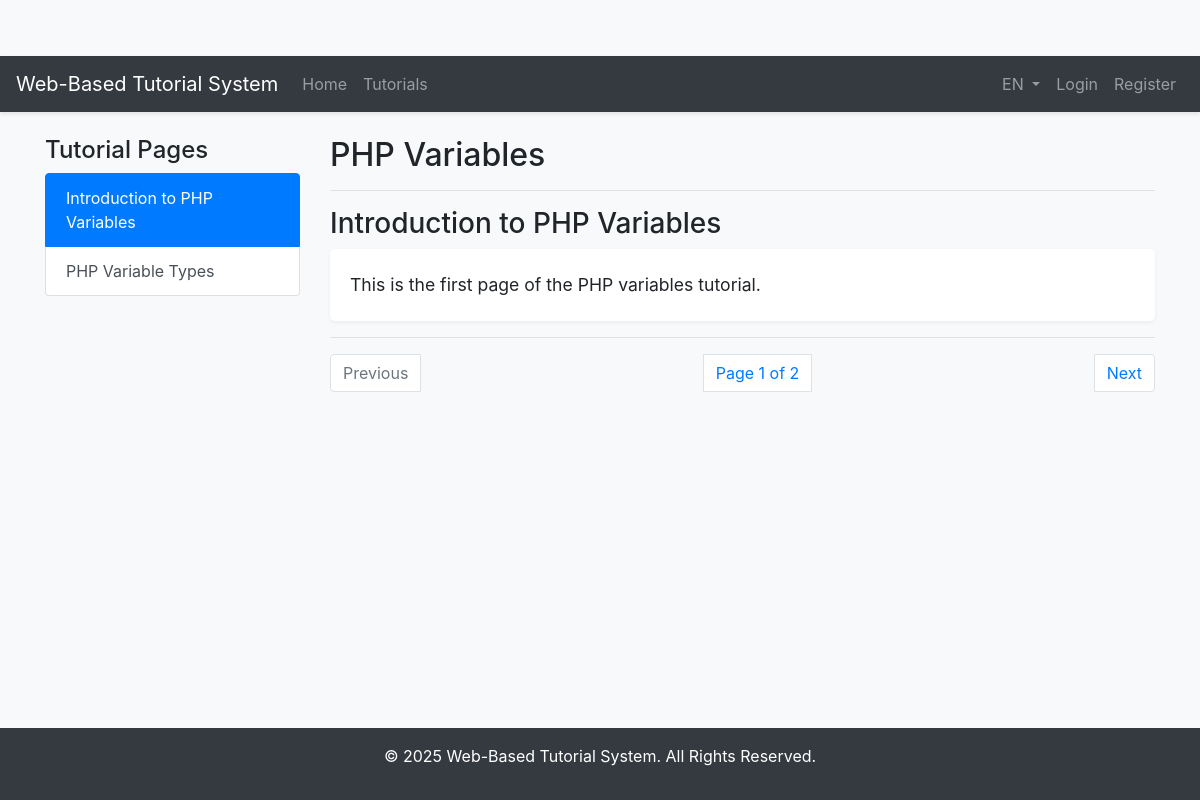
The app's page /tutorials/lesson.php?id=1 with its own data.
### tables this page shows
CREATE TABLE `tutorial_page_translations` (
  `id` int(11) NOT NULL,
  `page_id` int(11) NOT NULL,
  `language` varchar(5) NOT NULL,
  `title` varchar(255) NOT NULL,
  `content` text NOT NULL
);

CREATE TABLE `tutorial_translations` (
  `id` int(11) NOT NULL,
  `tutorial_id` int(11) NOT NULL,
  `language` varchar(5) NOT NULL,
  `title` varchar(255) NOT NULL
);

### includes/language.php (called while the page is built, shortened)
<?php
$default_lang = 'en';
$lang_to_use = $default_lang;
function trans($key) {
    global $lang;
    if (isset($lang[$key])) {
        return $lang[$key];
    } else {
        return $key;
    }
}
?>

### tutorials/lesson.php (the view, shortened to what this page needs)
<?php
require_once '../includes/db.php';
include '../includes/header.php';
$tutorial_id = isset($_GET['id']) ? (int)$_GET['id'] : 0;
$page_number = isset($_GET['page']) ? (int)$_GET['page'] : 1;
$stmt_tutorial = $conn->prepare("
    SELECT t.is_premium, t.topic_id, tt.title
    FROM tutorials t
    JOIN tutorial_translations tt ON t.id = tt.tutorial_id
    WHERE t.id = ? AND tt.language = ?
");
$stmt_tutorial->bind_param("is", $tutorial_id, $lang_to_use);
$stmt_tutorial->execute();
$result_tutorial = $stmt_tutorial->get_result();
$tutorial = $result_tutorial->fetch_assoc();
$stmt_all_pages = $conn->prepare("
    SELECT p.page_number, pt.title
    FROM tutorial_pages p
    JOIN tutorial_page_translations pt ON p.id = pt.page_id
    WHERE p.tutorial_id = ? AND pt.language = ?
    ORDER BY p.page_number ASC
");
$stmt_all_pages->bind_param("is", $tutorial_id, $lang_to_use);
$stmt_all_pages->execute();
$all_pages_result = $stmt_all_pages->get_result();
$stmt_page = $conn->prepare("
    SELECT pt.title, pt.content
    FROM tutorial_pages p
    JOIN tutorial_page_translations pt ON p.id = pt.page_id
    WHERE p.tutorial_id = ? AND p.page_number = ? AND pt.language = ?
");
$stmt_page->bind_param("iis", $tutorial_id, $page_number, $lang_to_use);
$stmt_page->execute();
$result_page = $stmt_page->get_result();
$page = $result_page->fetch_assoc();
$total_pages = $all_pages_result->num_rows;
?>
<div class="row">
    <div class="col-md-3">
        <h4><?php echo trans('tutorial_pages'); ?></h4>
        <div class="list-group">
            <?php
            if ($all_pages_result->num_rows > 0) {
                mysqli_data_seek($all_pages_result, 0);
                while ($page_row = $all_pages_result->fetch_assoc()) {
                    $active_class = ($page_row['page_number'] == $page_number) ? ' active' : '';
                    echo '<a href="?id=' . $tutorial_id . '&page=' . $page_row['page_number'] . '" class="list-group-item list-group-item-action' . $active_class . '">' . htmlspecialchars($page_row['title']) . '</a>';
                }
            }
            ?>
        </div>
    </div>
    <div class="col-md-9">
        <h2><?php echo htmlspecialchars($tutorial['title']); ?></h2>
        <hr>
        <h3><?php echo htmlspecialchars($page['title']); ?></h3>
        <div class="lesson-content">
            <?php echo nl2br(htmlspecialchars($page['content'])); ?>
        </div>
        <hr>
        <nav aria-label="Page navigation">
            <ul class="pagination justify-content-between">
                <li class="page-item <?php if ($page_number <= 1) echo 'disabled'; ?>">
                    <a class="page-link" href="?id=<?php echo $tutorial_id; ?>&page=<?php echo $page_number - 1; ?>"><?php echo trans('previous_page'); ?></a>
                </li>
                <li class="page-item">
                    <span class="page-link"><?php echo sprintf(trans('page_x_of_y'), $page_number, $total_pages); ?></span>
                </li>
                <li class="page-item <?php if ($page_number >= $total_pages) echo 'disabled'; ?>">
                    <a class="page-link" href="?id=<?php echo $tutorial_id; ?>&page=<?php echo $page_number + 1; ?>"><?php echo trans('next_page'); ?></a>
                </li>
            </ul>
        </nav>
    </div>
</div>
<?php include '../includes/footer.php'; ?>

### assets/css/style.css (style rules this page uses)
body { background-color: #f8f9fa; padding-top: 56px; }
.lesson-content { line-height: 1.8; font-size: 1.1rem; padding: 20px; background-color: #ffffff; border-radius: 5px; box-shadow: 0 2px 4px rgba(0,0,0,.05); }

### records on screen
tutorial_page_translations: title "Introduction to PHP Variables", content "This is the first page of the PHP variables tutorial."
tutorial_page_translations: title "PHP Variable Types"
tutorial_translations: title "PHP Variables"

### other values on screen
trans('app_title') "Web-Based Tutorial System"
trans('nav_home') "Home"
trans('nav_tutorials') "Tutorials"
$lang_to_use "EN"
trans('nav_login') "Login"
trans('nav_register') "Register"
trans('tutorial_pages') "Tutorial Pages"
trans('previous_page') "Previous"
sprintf(trans('page_x_of_y'), $page_number, $total_pages) "Page 1 of 2"
trans('next_page') "Next"
